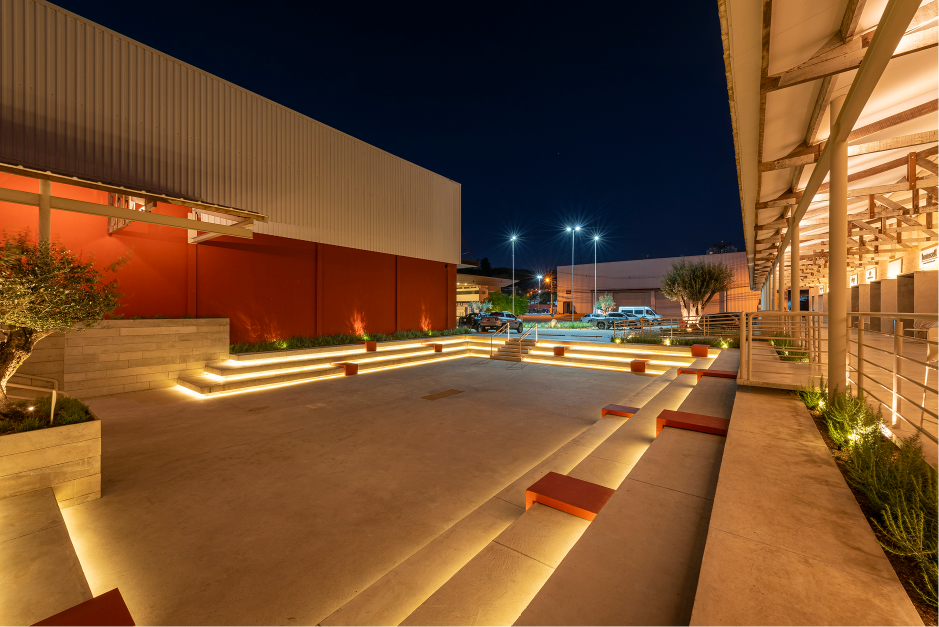
#> input picture Imagens/complexo/1.png, 1878 x 1254 px, found by its file name (shown at 1/2 size)
$ python build-media.py ../Imagens/complexo/1.png
#> lines starting #> are read from the running program, lines starting #| are printed output that depends on the picture
#!/usr/bin/env python3
"""
Pipeline de mídia — Nova Home Scuderia Bandeiras
Gera AVIF (primário) + JPEG (fallback) em larguras responsivas, com nome
de arquivo baseado em hash de conteúdo (cache imutável).

Uso:
    python scripts/build-media.py            # gera tudo
    python scripts/build-media.py --dry-run  # só lista o que faria
    python scripts/build-media.py --manifest # imprime o manifesto JSON usado pelo HTML

Regras (doc/VISUAL-DIRECTION.md §6.4, §16):
  - Só processa os arquivos listados no MANIFEST abaixo. Nada de "processar a pasta
    inteira": cada entrada foi confirmada como segura de usar pelos relatórios K/D/I.
  - NÃO inclui: material externo do Caterham (Projeto-caterham/…, pendente de
    aprovação de direitos — item 6), o mosaico "nosso time" (pendente de
    confirmação de Rubens/Suzuki — item 7), hero-conexoes-v2 (estética proibida),
    Imagens/pilotos/ antigo (contém Rafael Suzuki), renders 3D/CGI, marcas parceiras
    (raster diverge da copy), lei de incentivo / stock car em números (dados de
    terceiro / fora de escopo).
  - Larguras: 480 / 800 / 1280 / 1920 (nunca upscale além da largura original).
  - AVIF qualidade ~52 (medido no relatório G: reduções de 88-99%). JPEG fallback
    qualidade 78, progressive.
"""
import hashlib
import json
import sys
from pathlib import Path

from PIL import Image

ROOT = Path(__file__).resolve().parent.parent
SRC_ROOT = ROOT
OUT_DIR = ROOT / "assets-build" / "img"
WIDTHS = (480, 800, 1280, 1920)
AVIF_QUALITY = 52
JPEG_QUALITY = 78
# Larguras extras por slug (sem mudar as de nenhum outro): fotos da Race League que
# aparecem full-bleed/grandes em telas de 1920–2560px precisam do arquivo cheio de 2400px.
EXTRA_WIDTHS: dict[str, tuple[int, ...]] = {
    "rl-hero-corrida": (2400,),
    "rl-kings-arena": (2400,),
}

# slug -> caminho de origem relativo à raiz do projeto
MANIFEST: dict[str, str] = {
    # Dobra 02 / 06 — complexo (aéreas e ambientes reais)
    "complexo-1": "assets/Imagens/complexo/1.png",
    "complexo-2": "assets/Imagens/complexo/2.png",
    "complexo-3": "assets/Imagens/complexo/3.png",
    "complexo-4": "assets/Imagens/complexo/4.png",
    "complexo-5": "assets/Imagens/complexo/5.png",
    "complexo-6": "assets/Imagens/complexo/image00016.jpeg",
    "complexo-7": "assets/Imagens/complexo/7.png",
    "local-auditorio": "assets/Imagens/local/auditorio.jpg",
    "local-gastronomia": "assets/Imagens/local/gastronomia.jpg",
    # Carrossel "Os Espaços" — fotos atualizadas pelo usuário (2026-09-25,
    # pasta assets/Imagens/estrutura/novas-imagens/), substituem as
    # anteriores nos mesmos slugs. "espaço motor.jpeg" é foto nova (o card
    # usava complexo-7 antes; ganhou slug próprio).
    "estrutura-acesso-aereo": "assets/Imagens/estrutura/novas-imagens/heliponto.png",
    "estrutura-area-multiuso": "assets/Imagens/estrutura/area multiuso.png",
    "estrutura-auditorio": "assets/Imagens/estrutura/novas-imagens/auditorio.jpeg",
    "estrutura-coworking": "assets/Imagens/estrutura/novas-imagens/coworking.png.jpeg",
    "estrutura-espaco-motor": "assets/Imagens/estrutura/novas-imagens/espaço motor.jpeg",
    "estrutura-garagem": "assets/Imagens/estrutura/novas-imagens/oficina.png",
    "estrutura-gastronomia": "assets/Imagens/estrutura/gastronom,ia.png",
    # Hero / CTA final (fallback enquanto o material Caterham externo não é aprovado)
    "final-imagem": "assets/Imagens/final/imagem final@2x.png",
    # Hero (topo) — nova imagem aprovada (só a versão mobile; a versão desk
    # segue excluída, ver EXCLUDED_NOTE)
    "topo-hero": "assets/Imagens/topo/imagem topo mobile.png",
    # Dobra 03 / 04 / 07 — o que é a Scuderia
    "oque-esporte": "assets/Imagens/o que é/esporte.png",
    "oque-estrutura": "assets/Imagens/o que é/estrutura.png",
    "oque-experiencias": "assets/Imagens/o que é/experiencias.png",
    # Dobra 04 — Team Building (karts/drift; NUNCA legendar como Caterham)
    "race-experience-karts": "assets/Imagens/race experience/RACE EXPERIENCE.png",
    "team-building": "assets/Imagens/tem-building.jpeg",  # pit stop em equipe — foto do Team Building (04)
    # Dobra 04 — momento audiovisual (emoção.mp4 + apoio): bastidores reais do
    # pit lane, fornecidos pelo usuário (2026-09-24). Foto de apoio ao vídeo
    # protagonista, não substitui o Team Building acima.
    "experiencias-bastidores": "assets/Imagens/experiencias/bastidores.jpg",
    # Dobra 04 — os 5 cards de princípios ao lado do vídeo (2026-09-24, 3ª
    # rodada): fotos reais do acervo Caterham (Fazenda Capuava), copiadas
    # para Imagens/experiencias/principios/ (não dependem mais do projeto
    # Caterham externo).
    "principio-trabalho-equipe": "assets/Imagens/experiencias/principios/trabalho-em-equipe.jpg",
    "principio-confianca": "assets/Imagens/experiencias/principios/confianca.jpg",
    "principio-comunicacao": "assets/Imagens/experiencias/principios/comunicacao.jpg",
    "principio-tomada-decisao": "assets/Imagens/experiencias/principios/tomada-de-decisao.jpg",
    "principio-pressao": "assets/Imagens/experiencias/principios/atuacao-sob-pressao.jpg",
    # Dobra 07 — Conteúdo / Festival de Interlagos
    "evento-truck-lounge": "assets/Imagens/experiencia do evento/Truck Lounge.png",
    "evento-arquibancada": "assets/Imagens/experiencia do evento/Arquibancada.png",
    "evento-camarotes": "assets/Imagens/experiencia do evento/Camarotes.png",
    "evento-boxes": "assets/Imagens/experiencia do evento/Visitação aos Boxe.png",
    # Faixa de Autoridade / Pilotos & Time / Palestras — só os 4 nomes atuais
    "piloto-atila": "assets/Imagens/pilotos-premium/atila.png",
    "piloto-christian": "assets/Imagens/pilotos-premium/cristian.png",
    "piloto-ingo": "assets/Imagens/pilotos-premium/ingo.png",
    "piloto-nelsinho": "assets/Imagens/pilotos-premium/nelson.png",
    # Logo (interino — raster reduzido; pendência: pedir vetor/SVG real, ver item 9 do VISUAL-DIRECTION)
    "logo-raster": "Brand/1124_Bandeiras_RGB_L-RW.png",
    # Dobra 05 — Caterham: lockup oficial Scuderia Bandeiras x Caterham Motorsport
    # Brasil, extraído do projeto aprovado `Projeto-caterham/Caterham - V3`
    # (site em produção, distinto do material "Festival - Interlagos" pendente acima).
    "caterham-logo": "assets/Imagens/caterham/logo-scuderia-caterham.png",
    # Fundo do fecho ("O piloto conduz. Você sente.") — foto real do evento
    # (Fazenda Capuava), fornecida pelo cliente.
    "caterham-fecho-photo": "assets/Imagens/caterham/20260528_scuderiabandeiras_raceexperience_fazendacapuava_dudabairros-1000.jpg",
    # Caterham Esports Brasil (campeonato de simulador, 2026-10-14) — fotos reais
    # dos simuladores na Race Experience da Fazenda Capuava (Duda Bairros,
    # 26/07/2026), fornecidas pelo usuário. Substituem o 420R de estúdio que
    # ocupava a seção antes. Usadas na home (#campeonato-simulador) e na página
    # de inscrição (campeonato-simulador/).
    "esports-cockpit": "assets/Imagens/caterham/simulador/esports/simulador-1365.jpg",
    "esports-lado": "assets/Imagens/caterham/simulador/esports/simulador-4026.jpg",
    "esports-aberto": "assets/Imagens/caterham/simulador/esports/simulador-1273.jpg",
    "esports-piloto": "assets/Imagens/caterham/simulador/esports/simulador-3920.jpg",
    # Dobra 08 — mosaico "Somos todos Scuderia Bandeiras" (prova dos 50+ profissionais).
    # Arte atualizada pelo usuário (2026-09-25), substitui a versão anterior
    # ("imagem time bandeiras desk.jpg", removida). Item 7 continua aberto:
    # confirmar que Rubens Barrichello / Rafael Suzuki não estão no mosaico
    # ANTES de qualquer publicação.
    "time-mosaico": "assets/Imagens/nosso time/Mosaico.png",
    # Redesenho 2026-09-26 (pedido do usuário): volta ao layout de 2 recortes
    # + painel de texto central (em vez da imagem única full-bleed acima) —
    # mesma foto usada nos dois flancos (esquerdo/direito) da faixa.
    "time-mosaico-foto": "assets/Imagens/nosso time/Mosaico 1.png",
    # QA-054 (2026-09-30): o flanco direito deixa de repetir a mesma metade —
    # usa a parte complementar fornecida pelo time ("Mosaico 2.png").
    "time-mosaico-foto-2": "assets/Imagens/nosso time/Mosaico 2.png",
    # Dobra 10 — "Marcas que fazem parte da nossa história": arte pronta fornecida
    # pelo usuário como ativo oficial (2026-09-22), versão PNG transparente
    # ("marcas-que-fazem-parte-da-nossa-historia 1.png"). O recorte tira só a
    # área vazia das bordas; a transparência é preservada (sai AVIF + WebP).
    # Pendência da copy continua: lista final depende de aprovação comercial/jurídica.
    "marcas-historia": "assets/Imagens/marcas parceiras/marcas-historia-recorte.png",
    # Dobra "Também no escopo" — 4 fotos reais dos cards (2026-09-22).
    "escopo-caterham": "assets/Imagens/escopo/caterham-2032.jpg.jpeg",
    "escopo-ativacoes": "assets/Imagens/escopo/ativacoes.jpg.jpeg",
    "escopo-experiencias": "assets/Imagens/escopo/experiencias corporativas.jpg.jpeg",
    "escopo-projetos": "assets/Imagens/escopo/projetos.JPG.jpeg",
    # Dobra 03 — mosaico "O ecossistema" (5 peças): fotos reais fornecidas
    # pelo usuário (2026-09-23), uma por peça.
    "eco-pilotos": "assets/Imagens/ecossistema/pilotos.png",
    "eco-carros": "assets/Imagens/ecossistema/carros.jpeg",
    # QA-053 (2026-09-30): foto aprovada do espaço físico da Scuderia (fachada
    # com o logo, pátio e mural) para o painel 01 do Ecossistema.
    "eco-espaco-scuderia": "assets/Imagens/complexo/imagem-scuderia-complexo.png",
    "eco-pista": "assets/Imagens/ecossistema/pista.jpeg",
    "eco-estrutura": "assets/Imagens/ecossistema/estrutura.JPG.jpeg",
    "eco-producao": "assets/Imagens/ecossistema/producoes.jpg.jpeg",
    # Race League (página /race-league/, 2026-11-02) — fotos do PPTX "Race League -
    # Versão Site" (fonte em doc/race-league-fonte/), já recortadas em
    # assets/race-league/fotos/ (desktop + "-mobile" 4:5). FORA de propósito:
    # largada-bandeirada (image5, banners Caterham — vetada pelo usuário) e
    # encerramento-motor-pb (image62, "CATERHAM MOTORSPORT BRASIL" legível).
    "rl-hero-corrida": "assets/race-league/fotos/hero-corrida-caterhams.jpg",
    "rl-hero-corrida-mobile": "assets/race-league/fotos/hero-corrida-caterhams-mobile.jpg",
    "rl-kings-arena": "assets/race-league/fotos/kings-league-arena.jpg",
    "rl-kings-arena-mobile": "assets/race-league/fotos/kings-league-arena-mobile.jpg",
    "rl-pista": "assets/race-league/fotos/pista-tres-caterhams.jpg",
    "rl-pista-mobile": "assets/race-league/fotos/pista-tres-caterhams-mobile.jpg",
    "rl-420r": "assets/race-league/fotos/caterham-420r.jpg",
    "rl-420r-mobile": "assets/race-league/fotos/caterham-420r-mobile.jpg",
    "rl-historia-trio": "assets/race-league/fotos/historia-fittipaldi-senna-piquet.jpg",
    "rl-historia-chapman": "assets/race-league/fotos/historia-colin-chapman.jpg",
}

EXCLUDED_NOTE = """
NÃO PROCESSADOS DE PROPÓSITO (ver doc/VISUAL-DIRECTION.md §16):
  - Projeto-caterham/Caterham - Festival - Interlagos/*  (pendente aprovação de direitos, item 6)
  - Imagens/nosso time/* exceto o mosaico               (o mosaico entrou só para revisão local; item 7 segue aberto)
  - Imagens/pilotos/*                                    (contém RAFAEL SUZUKI.png)
  - Imagens/pilotos-premium/{rafael-suzuki,rubens-barrichelo,pilotosfinal}.jpg
  - Imagens/topo/hero-conexoes-v2*.png                   (estética proibida: túnel IA, speed lines vermelhas)
  - Imagens/topo/imagem topo desk.png                    (contém Rubens/Rafael, badge Stock Car, velocímetro)
  - Imagens/marcas parceiras/MARCAS PARCEIRAS.png        (30 marcas, diverge da lista de 15 da copy;
                                                          a dobra 10 usa marcas-historia-recorte.png)
  - Imagens/lei de incentivo/*, Imagens/stock car em numeros/*  (fora de escopo / dado de terceiro)
  - carros/*, assets/car/*, Imagens/complexo/bg.jpg      (renders 3D / CGI, era Stock Car)
"""


# Sprint 05 (cache immutable): o hash do nome do arquivo é calculado sobre o ARQUIVO-FONTE.
# O vercel.json serve assets-build/img/*-<hash>.* com "Cache-Control: immutable" (1 ano).
# Por isso, se QUALQUER parâmetro de saída mudar (WIDTHS, AVIF_QUALITY, JPEG_QUALITY,
# recorte/redimensionamento) com a fonte igual, os bytes mudariam mantendo o mesmo nome e
# navegadores/CDN reteriam a versão antiga. Nesse caso, bumpe PIPELINE_VERSION: ele entra no
# hash e TODOS os nomes mudam. Vazio = hashes atuais inalterados.
PIPELINE_VERSION = ""


def content_hash(path: Path, length: int = 10) -> str:
#> called with length = 10
    h = hashlib.sha256()
    with path.open("rb") as f:
        for chunk in iter(lambda: f.read(1 << 16), b""):
            h.update(chunk)
    if PIPELINE_VERSION:
        h.update(PIPELINE_VERSION.encode("utf-8"))
    return h.hexdigest()[:length]


def has_real_alpha(im: Image.Image) -> bool:
    """True só se existir transparência de verdade (não um canal alfa 100% opaco)."""
    if im.mode == "P" and "transparency" in im.info:
        return True
    if im.mode in ("RGBA", "LA"):
        alpha = im.getchannel("A")
        return alpha.getextrema()[0] < 255
    return False


def build_one(slug: str, rel_src: str, dry_run: bool) -> dict:
    src = SRC_ROOT / rel_src
    if not src.exists():
        print(f"  [FALTA] {slug}: {rel_src} não encontrado", file=sys.stderr)
        return {}

    digest = content_hash(src)
    with Image.open(src) as im:
#> im is the input picture: PIL image 1878x1254 RGBA; mean R, G, B, A 118.5, 78.6, 44.9, 254.7
        alpha = has_real_alpha(im)
#> in has_real_alpha, `alpha = im.getchannel("A")`:
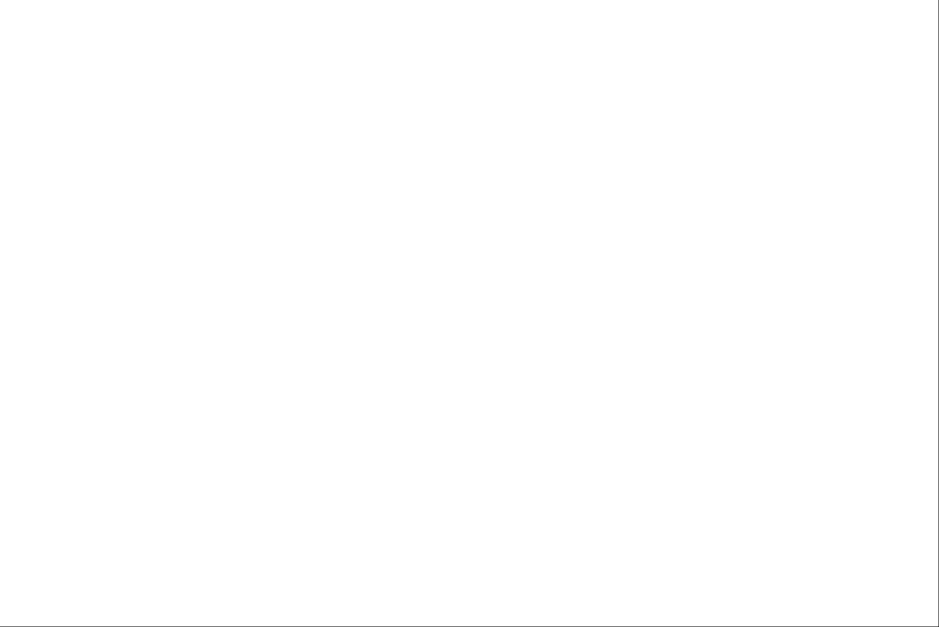
#> alpha: PIL image 1878x1254 L (shown at 1/2 size); 99.9% white; black in thin lines or dots
#> alpha = True
        # AVIF/WebP preservam transparência; JPEG não. Só usamos JPEG como
        # fallback quando NÃO há transparência real — senão o fallback
        # composita um fundo sólido por baixo do logo/recorte (bug real:
        # convert("RGB") direto acharia preto por padrão).
        fallback_ext = "webp" if alpha else "jpg"
#> fallback_ext = 'webp'
        im = im.convert("RGBA") if alpha else im.convert("RGB")
        orig_w, orig_h = im.size
#> orig_w = 1878; orig_h = 1254
        aspect = orig_h / orig_w
#> aspect = 0.668

        variants = {"avif": {}, fallback_ext: {}}
        usable_widths = [w for w in (*WIDTHS, *EXTRA_WIDTHS.get(slug, ())) if w <= orig_w] or [orig_w]
#> usable_widths = [480, 800, 1280]
        for w in usable_widths:
            h = round(w * aspect)
            resized = im.resize((w, h), Image.LANCZOS)
            base_name = f"{slug}-{w}w-{digest}"

            if not dry_run:
                out_avif = OUT_DIR / f"{base_name}.avif"
                out_fallback = OUT_DIR / f"{base_name}.{fallback_ext}"
                resized.save(out_avif, format="AVIF", quality=AVIF_QUALITY)
                if fallback_ext == "webp":
                    resized.save(out_fallback, format="WEBP", quality=JPEG_QUALITY)
                else:
                    resized.save(out_fallback, format="JPEG", quality=JPEG_QUALITY,
                                  progressive=True, optimize=True)

            variants["avif"][w] = f"assets-build/img/{base_name}.avif"
            variants[fallback_ext][w] = f"assets-build/img/{base_name}.{fallback_ext}"
#> this loop made 1 pass
#> pass 1, in build_one, `resized = im.resize((w, h), Image.LANCZOS)`:
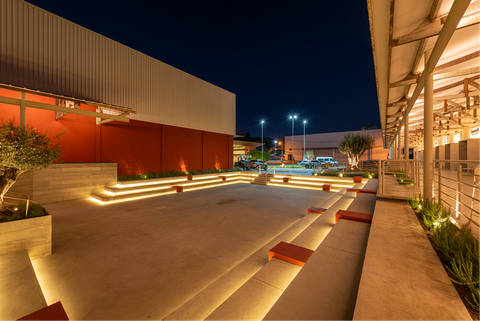
#> resized: PIL image 480x321 RGBA; mean R, G, B, A 118.7, 78.8, 45, 254.7; transparent parts drawn white
#> after the loop, variants = 2 items

        orig_size = src.stat().st_size
        print(f"  [OK] {slug:28s} {orig_w}x{orig_h} ({orig_size/1024:.0f} KB)"
              f"{' [alpha->webp]' if alpha else ''} -> "
              f"{len(usable_widths)} larguras" + (" [dry-run]" if dry_run else ""))

        return {
            "slug": slug,
            "source": rel_src,
            "original_size_bytes": orig_size,
            "width": orig_w,
            "height": orig_h,
            "aspect_ratio": round(orig_w / orig_h, 4),
            "has_alpha": alpha,
            "fallback_ext": fallback_ext,
            "avif": variants["avif"],
            fallback_ext: variants[fallback_ext],
        }


def main() -> None:
    dry_run = "--dry-run" in sys.argv
    only_manifest = "--manifest" in sys.argv

    if not only_manifest:
        OUT_DIR.mkdir(parents=True, exist_ok=True)
        print(f"Processando {len(MANIFEST)} imagens confirmadas como seguras...")
        print(EXCLUDED_NOTE)

    manifest_out = {}
    for slug, rel_src in MANIFEST.items():
        entry = build_one(slug, rel_src, dry_run or only_manifest)
        if entry:
            manifest_out[slug] = entry

    manifest_path = ROOT / "assets-build" / "manifest.json"
    if not only_manifest and not dry_run:
        manifest_path.write_text(json.dumps(manifest_out, indent=2, ensure_ascii=False), encoding="utf-8")
        print(f"\nManifesto gravado em {manifest_path.relative_to(ROOT)}")
    else:
        print(json.dumps(manifest_out, indent=2, ensure_ascii=False))


if __name__ == "__main__":
#> (the run stopped early here; a loop or call above may not have finished)
